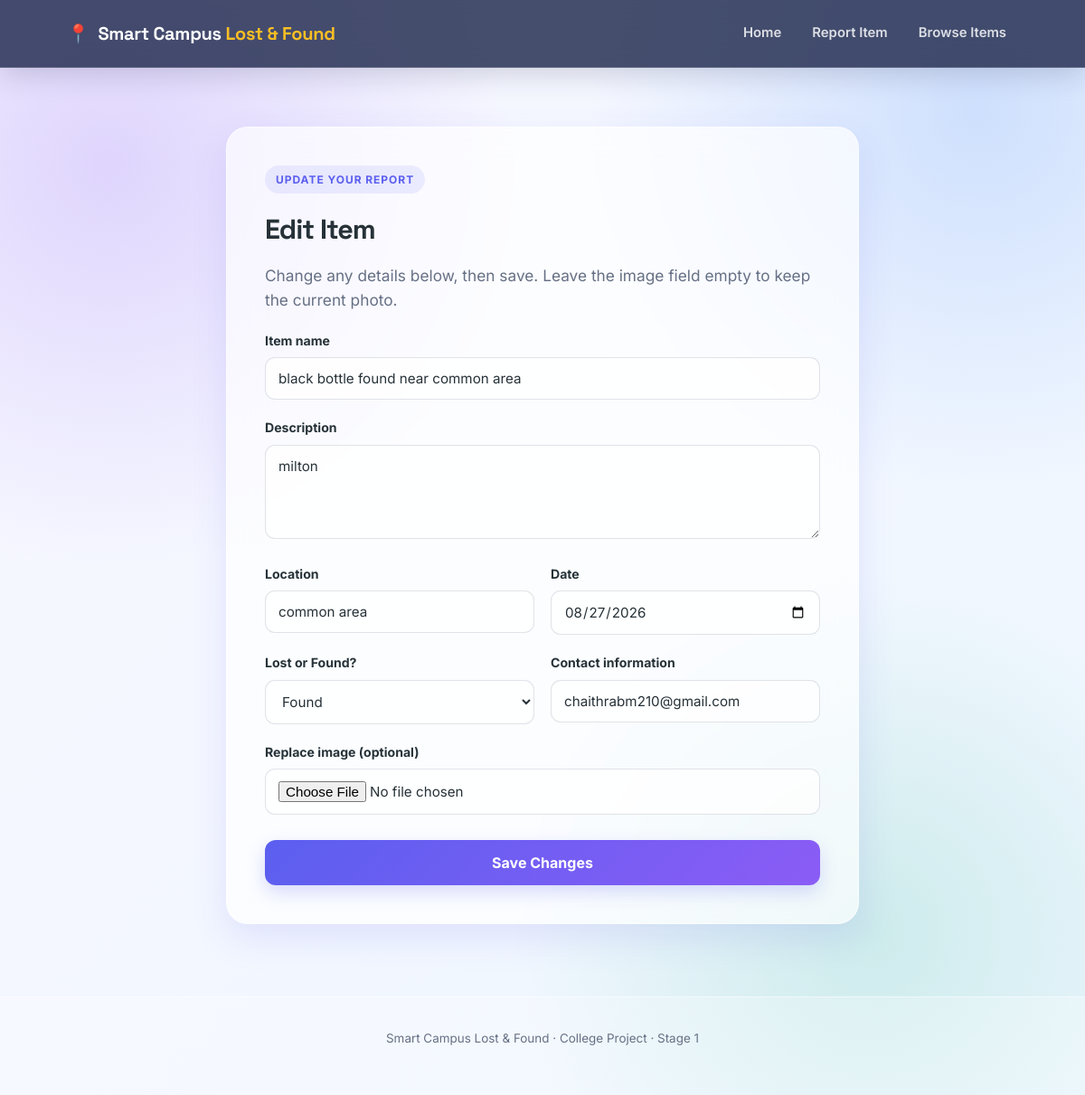
Screenshot of /edit/1 with the database file from the repository.
### tables this page shows
CREATE TABLE items (
            id INTEGER PRIMARY KEY AUTOINCREMENT,
            item_name TEXT NOT NULL,
            description TEXT,
            location TEXT,
            date TEXT,
            status TEXT NOT NULL,
            contact TEXT,
            image TEXT,
            is_resolved INTEGER NOT NULL DEFAULT 0
        );

### app.py (the view, shortened to what this page needs)
@app.route("/edit/<int:item_id>", methods=["GET", "POST"])
def edit(item_id):
    item = database.get_item_by_id(item_id)
    if item is None:
        flash("That report no longer exists.")
        return redirect(url_for("browse"))
    return render_template("edit.html", item=item)

### database.py (called while the page is built)
def get_db_connection():
    conn = sqlite3.connect(DB_NAME)
    conn.row_factory = sqlite3.Row
    return conn

def get_item_by_id(item_id):
    conn = get_db_connection()
    item = conn.execute("SELECT * FROM items WHERE id = ?", (item_id,)).fetchone()
    conn.close()
    return item

### templates/edit.html (shortened to what this page needs)
{% extends "base.html" %}
{% block content %}
<section class="form-section">
    <div class="form-card">
        <span class="eyebrow">Update your report</span>
        <h1>Edit Item</h1>
        <p class="hero-text">Change any details below, then save. Leave the image field empty to keep the current photo.</p>
        <form action="{{ url_for('edit', item_id=item.id) }}" method="POST" enctype="multipart/form-data">
            <div class="field">
                <label for="item_name">Item name</label>
                <input type="text" id="item_name" name="item_name" value="{{ item.item_name }}" required>
            </div>
            <div class="field">
                <label for="description">Description</label>
                <textarea id="description" name="description" rows="4" required>{{ item.description }}</textarea>
            </div>
            <div class="field-row">
                <div class="field">
                    <label for="location">Location</label>
                    <input type="text" id="location" name="location" value="{{ item.location }}" required>
                </div>
                <div class="field">
                    <label for="date">Date</label>
                    <input type="date" id="date" name="date" value="{{ item.date }}" required>
                </div>
            </div>
            <div class="field-row">
                <div class="field">
                    <label for="report_type">Lost or Found?</label>
                    <select id="report_type" name="report_type" required>
                        <option value="found" {% if item.status == 'found' %}selected{% endif %}>Found</option>
                    </select>
                </div>
                <div class="field">
                    <label for="contact">Contact information</label>
                    <input type="text" id="contact" name="contact" value="{{ item.contact }}" required>
                </div>
            </div>
            <div class="field">
                <label for="image">Replace image (optional)</label>
                <input type="file" id="image" name="image" accept="image/*">
            </div>
            <button type="submit" class="btn btn-submit">Save Changes</button>
        </form>
    </div>
</section>
{% endblock %}

### static/style.css (style rules this page uses)
:root { --primary: #5b5fef; --primary-dark: #4549c9; --secondary: #8b5cf6; --lost: #ef476f; --lost-light: #ffe4ec; --found: #06a77d; --found-light: #dcf8ef; --resolved: #64748b; --resolved-light: #eef2f7; --text: #263238; --muted: #667085; --white: rgba(255, 255, 255, 0.75); --white-solid: #ffffff; --border: rgba(255, 255, 255, 0.55); --shadow: 0 15px 40px rgba(79, 70, 229, 0.12); --radius: 20px; --font-display: "Space Grotesk", "Segoe UI", sans-serif; --font-body: "Inter", "Segoe UI", sans-serif; }
* { box-sizing: border-box; }
html { scroll-behavior: smooth; }
body { margin: 0; min-height: 100vh; font-family: var(--font-body); color: var(--text); line-height: 1.6; background: radial-gradient( circle at 10% 15%, rgba(139, 92, 246, 0.22), transparent 30% ), radial-gradient( circle at 90% 10%, rgba(59, 130, 246, 0.20), transparent 28% ), radial-gradient( circle at 80% 85%, rgba(6, 167, 125, 0.15), transparent 28% ), linear-gradient( 135deg, #f8f7ff, #eef7ff ); background-attachment: fixed; }
h1, h2 { font-family: var(--font-display); color: var(--text); margin: 0 0 12px; }
h1 { letter-spacing: -1px; }
p { margin: 0 0 16px; }
.eyebrow { display: inline-block; font-size: 0.75rem; font-weight: 700; letter-spacing: 0.08em; text-transform: uppercase; color: var(--primary); background: rgba(91, 95, 239, 0.10); padding: 6px 12px; border-radius: 999px; margin-bottom: 16px; }
.hero-text { max-width: 650px; margin: 0 auto; color: var(--muted); font-size: 1.08rem; }
.btn { display: inline-block; font-family: var(--font-body); font-weight: 700; font-size: 0.95rem; padding: 13px 22px; border-radius: 12px; border: none; cursor: pointer; transition: transform 0.2s ease, box-shadow 0.2s ease, background 0.2s ease; }
.btn-submit { width: 100%; margin-top: 8px; padding: 15px 22px; font-size: 1rem; color: white; background: linear-gradient( 135deg, var(--primary), var(--secondary) ); border-radius: 12px; box-shadow: 0 8px 20px rgba(91, 95, 239, 0.22); }
.form-section { display: flex; justify-content: center; }
.form-card { width: 100%; max-width: 700px; padding: 42px; background: rgba(255, 255, 255, 0.68); border: 1px solid var(--border); border-radius: 24px; backdrop-filter: blur(18px); -webkit-backdrop-filter: blur(18px); box-shadow: var(--shadow); }
.form-card h1 { font-size: 1.9rem; }
form { margin-top: 20px; }
.field { margin-bottom: 20px; flex: 1; }
.field-row { display: flex; gap: 18px; }
label { display: block; font-weight: 700; font-size: 0.88rem; color: var(--text); margin-bottom: 7px; }
input, select, textarea { width: 100%; padding: 13px 14px; font-family: var(--font-body); font-size: 0.95rem; color: var(--text); background: rgba(255, 255, 255, 0.75); border: 1px solid rgba(100, 116, 139, 0.20); border-radius: 11px; outline: none; transition: border 0.2s ease, box-shadow 0.2s ease, background 0.2s ease; }
textarea { resize: vertical; }
.hero-card, .form-card, .filter-bar, .item-card { animation: fadeUp 0.45s ease both; }

### rows the page displays
items: item_name "black bottle found near common area", description "milton", location "common area", date "08/27/2026", report_type "Found", contact "chaithrabm210@gmail.com"
